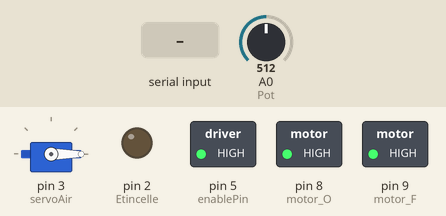
Simulated run of this sketch. Board: Arduino Uno, built with avr-gcc and run on an emulated ATmega328P. On the bench: servo, switched loads named in the sketch (green lamp = pin HIGH), output pins drawn as LEDs (lit = HIGH). Inputs (shaded band) come from the test bench; at power-on: A0 (Pot) = 512.

Above: at 1.2 s.
1.3 s: "101\n" received over the second serial link
At 2.0 s:
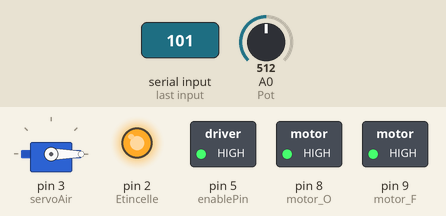
2.8 s: "102\n" received over the second serial link
At 3.1 s:
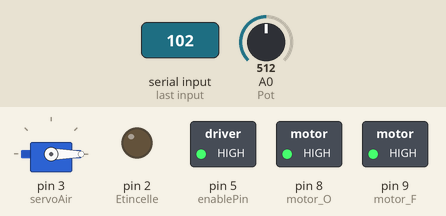
Timing chart, 0 to 5.8 s (numbered marks = the images above; inputs shaded):
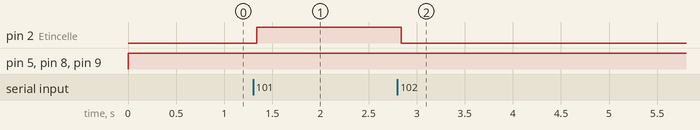

The sketch:

HC_05_Esclave_turbo.ino
```cpp
#include <SoftwareSerial.h>
#include <Servo.h>  // on inclut la bibliothèque pour piloter un servomoteur

SoftwareSerial ArduinoMaitre(10, 11);
Servo servoAir;

String msg;

const int Etincelle = 2;

const int Pot = A0;
int val_pot;
int val_pot_deg;

int motor_O = 8; // Sens de l'ouverture de la vanne. (IN?)
int motor_F = 9; // Sens de la fermeture de la vanne. (IN?)
int enablePin = 5;

const int BP_pos_0 = 4;
int etat_BP_pos_0;

int data_etincelle;
int data_air;
int data_gaz;

void setup() {

  ArduinoMaitre.begin(9600);

  servoAir.attach(3);
  servoAir.write(0);

  pinMode (Etincelle, OUTPUT);
  digitalWrite (Etincelle, LOW);

  pinMode (Pot, INPUT);

  pinMode(motor_O, OUTPUT);
  pinMode(motor_F, OUTPUT);
  pinMode(enablePin, OUTPUT);

  pinMode (BP_pos_0, INPUT_PULLUP);

}

void verin_action (int capteur, int commande) {

  while (capteur < commande) {
    digitalWrite(motor_O, HIGH);
    digitalWrite(motor_F, LOW);

    val_pot_deg = analogRead(A0);
    capteur = map(val_pot_deg, 0, 1023, 0, 415);

  }

  while (capteur > commande) {
    digitalWrite(motor_O, LOW);
    digitalWrite(motor_F, HIGH);

    val_pot_deg = analogRead(A0);
    capteur = map(val_pot_deg, 0, 1023, 0, 415);
  }
}

void loop() {

  // LECTURE DES DATA
  LectureMaitre();

  val_pot = analogRead(Pot);
  val_pot_deg = map(val_pot, 0, 1023, 0, 415);

  analogWrite (enablePin, 255);
  digitalWrite(motor_O, HIGH);
  digitalWrite(motor_F, HIGH);

  // ACTION
  if (msg != "") {

    char Data[msg.length() + 1];
    msg.toCharArray(Data, msg.length() + 1);

    sscanf(Data, "%03d:%03d:%03d", &data_etincelle, &data_air, &data_gaz);

  }

  // ETINCELLE
  if (data_etincelle == 101) {
    digitalWrite(Etincelle, HIGH);
  }
  else if (data_etincelle == 102) {
    digitalWrite(Etincelle, LOW);
  }

  // AIR
  if (data_air == 203) {
    servoAir.write(180);
  }
  else if (data_air == 204) {
    servoAir.write(0);
  }

  // GAZ
  if (data_gaz == 300) {
    etat_BP_pos_0 = digitalRead(BP_pos_0);
    while (etat_BP_pos_0 == HIGH ) {
      digitalWrite(motor_O, LOW);
      digitalWrite(motor_F, HIGH);

      etat_BP_pos_0 = digitalRead(BP_pos_0);
    }
  }
  if (data_gaz == 301) {
    verin_action (val_pot_deg, 1);
  } else if (data_gaz == 302) {
    verin_action (val_pot_deg, 2);
  } else if (data_gaz == 303) {
    verin_action (val_pot_deg, 3);
  } else if (data_gaz == 304) {
    verin_action (val_pot_deg, 4);
  } else if (data_gaz == 305) {
    verin_action (val_pot_deg, 5);
  } else if (data_gaz == 306) {
    verin_action (val_pot_deg, 6);
  } else if (data_gaz == 307) {
    verin_action (val_pot_deg, 7);
  } else if (data_gaz == 308) {
    verin_action (val_pot_deg, 8);
  } else if (data_gaz == 309) {
    verin_action (val_pot_deg, 9);
  } else if (data_gaz == 310) {
    verin_action (val_pot_deg, 10);
  } else if (data_gaz == 311) {
    verin_action (val_pot_deg, 11);
  } else if (data_gaz == 312) {
    verin_action (val_pot_deg, 12);
  } else if (data_gaz == 313) {
    verin_action (val_pot_deg, 13);
  } else if (data_gaz == 314) {
    verin_action (val_pot_deg, 14);
  } else if (data_gaz == 315) {
    verin_action (val_pot_deg, 15);
  } else if (data_gaz == 316) {
    verin_action (val_pot_deg, 16);
  } else if (data_gaz == 317) {
    verin_action (val_pot_deg, 17);
  } else if (data_gaz == 318) {
    verin_action (val_pot_deg, 18);
  } else if (data_gaz == 319) {
    verin_action (val_pot_deg, 19);
  } else if (data_gaz == 320) {
    verin_action (val_pot_deg, 20);
  } else if (data_gaz == 321) {
    verin_action (val_pot_deg, 21);
  } else if (data_gaz == 322) {
    verin_action (val_pot_deg, 22);
  } else if (data_gaz == 323) {
    verin_action (val_pot_deg, 23);
  } else if (data_gaz == 324) {
    verin_action (val_pot_deg, 24);
  } else if (data_gaz == 325) {
    verin_action (val_pot_deg, 25);
  } else if (data_gaz == 326) {
    verin_action (val_pot_deg, 26);
  } else if (data_gaz == 327) {
    verin_action (val_pot_deg, 27);
  } else if (data_gaz == 328) {
    verin_action (val_pot_deg, 28);
  } else if (data_gaz == 329) {
    verin_action (val_pot_deg, 29);
  } else if (data_gaz == 330) {
    verin_action (val_pot_deg, 30);
  } else if (data_gaz == 331) {
    verin_action (val_pot_deg, 31);
  } else if (data_gaz == 332) {
    verin_action (val_pot_deg, 32);
  } else if (data_gaz == 333) {
    verin_action (val_pot_deg, 33);
  } else if (data_gaz == 334) {
    verin_action (val_pot_deg, 34);
  } else if (data_gaz == 335) {
    verin_action (val_pot_deg, 35);
  } else if (data_gaz == 336) {
    verin_action (val_pot_deg, 36);
  } else if (data_gaz == 337) {
    verin_action (val_pot_deg, 37);
  } else if (data_gaz == 338) {
    verin_action (val_pot_deg, 38);
  } else if (data_gaz == 339) {
    verin_action (val_pot_deg, 39);
  } else if (data_gaz == 340) {
    verin_action (val_pot_deg, 40);
  } else if (data_gaz == 341) {
    verin_action (val_pot_deg, 41);
  } else if (data_gaz == 342) {
    verin_action (val_pot_deg, 42);
  } else if (data_gaz == 343) {
    verin_action (val_pot_deg, 43);
  } else if (data_gaz == 344) {
    verin_action (val_pot_deg, 44);
  } else if (data_gaz == 345) {
    verin_action (val_pot_deg, 45);
  } else if (data_gaz == 346) {
    verin_action (val_pot_deg, 46);
  } else if (data_gaz == 347) {
    verin_action (val_pot_deg, 47);
  } else if (data_gaz == 348) {
    verin_action (val_pot_deg, 48);
  } else if (data_gaz == 349) {
    verin_action (val_pot_deg, 49);
  } else if (data_gaz == 350) {
    verin_action (val_pot_deg, 50);
  } else if (data_gaz == 351) {
    verin_action (val_pot_deg, 51);
  } else if (data_gaz == 352) {
    verin_action (val_pot_deg, 52);
  } else if (data_gaz == 353) {
    verin_action (val_pot_deg, 53);
  } else if (data_gaz == 354) {
    verin_action (val_pot_deg, 54);
  } else if (data_gaz == 355) {
    verin_action (val_pot_deg, 55);
  } else if (data_gaz == 356) {
    verin_action (val_pot_deg, 56);
  } else if (data_gaz == 357) {
    verin_action (val_pot_deg, 57);
  } else if (data_gaz == 358) {
    verin_action (val_pot_deg, 58);
  } else if (data_gaz == 359) {
    verin_action (val_pot_deg, 59);
  } else if (data_gaz == 360) {
    verin_action (val_pot_deg, 60);
  } else if (data_gaz == 361) {
    verin_action (val_pot_deg, 61);
  } else if (data_gaz == 362) {
    verin_action (val_pot_deg, 62);
  } else if (data_gaz == 363) {
    verin_action (val_pot_deg, 63);
  } else if (data_gaz == 364) {
    verin_action (val_pot_deg, 64);
  } else if (data_gaz == 365) {
    verin_action (val_pot_deg, 65);
  } else if (data_gaz == 366) {
    verin_action (val_pot_deg, 66);
  } else if (data_gaz == 367) {
    verin_action (val_pot_deg, 67);
  } else if (data_gaz == 368) {
    verin_action (val_pot_deg, 68);
  } else if (data_gaz == 369) {
    verin_action (val_pot_deg, 69);
  } else if (data_gaz == 370) {
    verin_action (val_pot_deg, 70);
  } else if (data_gaz == 371) {
    verin_action (val_pot_deg, 71);
  } else if (data_gaz == 372) {
    verin_action (val_pot_deg, 72);
  } else if (data_gaz == 373) {
    verin_action (val_pot_deg, 73);
  } else if (data_gaz == 374) {
    verin_action (val_pot_deg, 74);
  } else if (data_gaz == 375) {
    verin_action (val_pot_deg, 75);
  } else if (data_gaz == 376) {
    verin_action (val_pot_deg, 76);
  } else if (data_gaz == 377) {
    verin_action (val_pot_deg, 77);
  } else if (data_gaz == 378) {
    verin_action (val_pot_deg, 78);
  } else if (data_gaz == 379) {
    verin_action (val_pot_deg, 79);
  } else if (data_gaz == 380) {
    verin_action (val_pot_deg, 80);
  } else if (data_gaz == 381) {
    verin_action (val_pot_deg, 81);
  } else if (data_gaz == 382) {
    verin_action (val_pot_deg, 82);
  } else if (data_gaz == 383) {
    verin_action (val_pot_deg, 83);
  } else if (data_gaz == 384) {
    verin_action (val_pot_deg, 84);
  } else if (data_gaz == 385) {
    verin_action (val_pot_deg, 85);
  } else if (data_gaz == 386) {
    verin_action (val_pot_deg, 86);
  } else if (data_gaz == 387) {
    verin_action (val_pot_deg, 87);
  } else if (data_gaz == 388) {
    verin_action (val_pot_deg, 88);
  } else if (data_gaz == 389) {
    verin_action (val_pot_deg, 89);
  } else if (data_gaz == 390) {
    verin_action (val_pot_deg, 90);
  }

  msg = "";
  data_etincelle = 0;
  data_air = 0;
  data_gaz = 0;
}


void LectureMaitre() {
  while (ArduinoMaitre.available()) {
    delay(10);
    if (ArduinoMaitre.available() > 0) {
      char c = ArduinoMaitre.read();  //gets one byte from serial buffer
      msg += c; //makes the string readString
    }
  }
  ArduinoMaitre.flush();
}
```

Measured:
- after the input at 1.3 s, pin 2 (Etincelle): LOW → HIGH at once
- after the input at 2.8 s, pin 2 (Etincelle): HIGH → LOW at once
